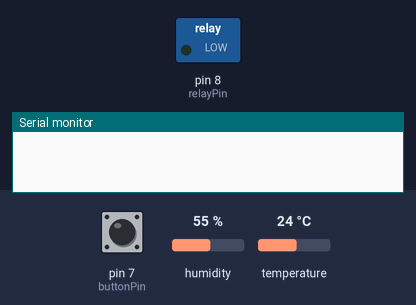
This sketch was run on a simulated Arduino Uno, built with avr-gcc and run on an emulated ATmega328P. Parts: switched loads named in the sketch (green lamp = pin HIGH), the last lines printed to the serial monitor. Inputs (shaded band) come from the test bench; at power-on: pin 7 (buttonPin) HIGH, temperature 24 °C, humidity 55 %.

Above: at 2.8 s.
2.9 s: pin 7 (buttonPin) pulled LOW for 3.2 s
At 6.4 s:
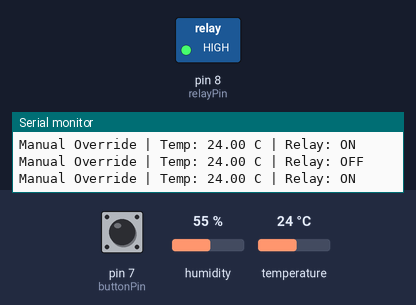
7.6 s: pin 7 (buttonPin) pulled LOW for 1.25 s
At 9.0 s:
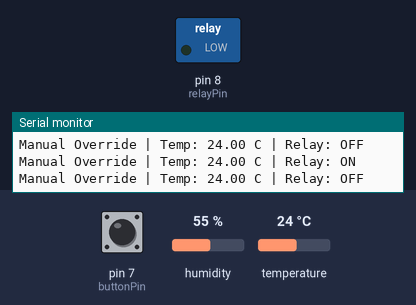
10.3 s: temperature set to 31 °C
12.5 s: temperature set to 34 °C
At 14.5 s:
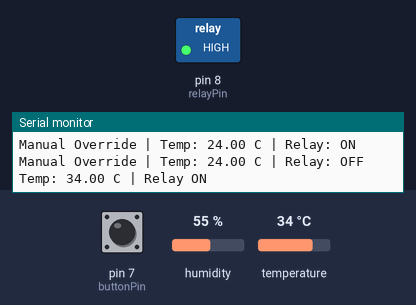
Timing chart, 0 to 15.8 s (numbered marks = the images above; inputs shaded):
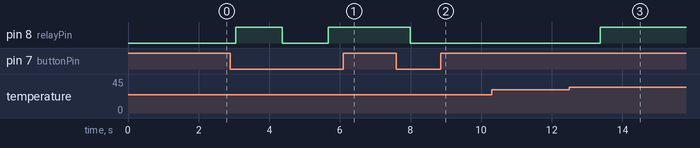

Measured:
- the behaviour switches between 32 and 33 °C on temperature (found by bisection; images 2 and 3)
- after the input at 2.9 s, pin 8 (relayPin): LOW → HIGH after 0.15 s, → LOW 1.3 s later, → HIGH 1.3 s later
- after the input at 7.6 s, pin 8 (relayPin): HIGH → LOW after 0.40 s
- after the input at 10.3 s, every drawn part: stays the same
- after the input at 12.5 s, pin 8 (relayPin): LOW → HIGH after 0.87 s

The sketch:

relay_control.ino
```cpp
#include <DHT.h>

#define DHTPIN 2
#define DHTTYPE DHT11

DHT dht(DHTPIN, DHTTYPE);

const int relayPin = 8;
const int buttonPin = 7;

bool relayState = false;
bool manualOverride = false;

void setup() {
  pinMode(relayPin, OUTPUT);
  pinMode(buttonPin, INPUT_PULLUP);

  Serial.begin(9600);
  dht.begin();
}

void loop() {

  float temp = dht.readTemperature();

  if (isnan(temp)) {
    Serial.println("Sensor Error");
    delay(1000);
    return;
  }


  if (digitalRead(buttonPin) == LOW) {
    manualOverride = !manualOverride;
    relayState = !relayState;

    digitalWrite(relayPin, relayState);

    Serial.print("Manual Override | Temp: ");
    Serial.print(temp);
    Serial.print(" C | Relay: ");
    Serial.println(relayState ? "ON" : "OFF");

    delay(300);
  }

  if (!manualOverride) {

    if (temp > 32 && !relayState) {
      relayState = true;
      digitalWrite(relayPin, HIGH);

      Serial.print("Temp: ");
      Serial.print(temp);
      Serial.println(" C | Relay ON");
    }

    else if (temp < 28 && relayState) {
      relayState = false;
      digitalWrite(relayPin, LOW);

      Serial.print("Temp: ");
      Serial.print(temp);
      Serial.println(" C | Relay OFF");
    }
  }

  delay(1000);
}
```
